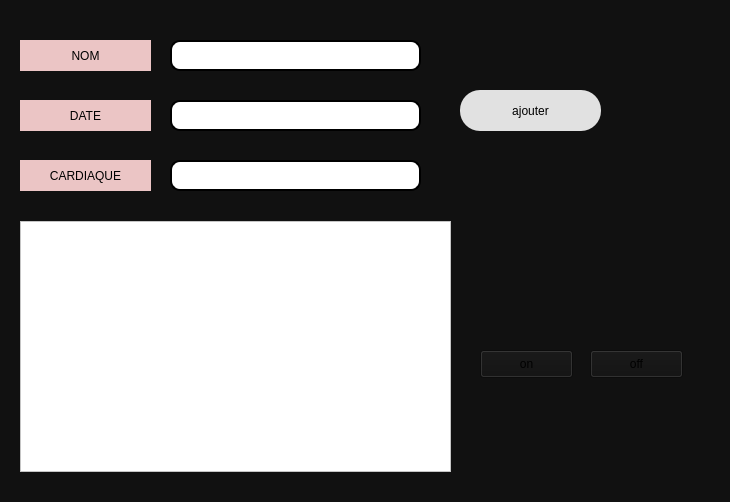
<?xml version="1.0" encoding="UTF-8"?>
<ui version="4.0">
 <class>patientarduino</class>
 <widget class="QDialog" name="patientarduino">
  <property name="geometry">
   <rect>
    <x>0</x>
    <y>0</y>
    <width>730</width>
    <height>502</height>
   </rect>
  </property>
  <property name="windowTitle">
   <string>Dialog</string>
  </property>
  <property name="styleSheet">
   <string notr="true">background-color: rgb(17, 17, 17);</string>
  </property>
  <widget class="QPushButton" name="pushButton_12">
   <property name="geometry">
    <rect>
     <x>20</x>
     <y>40</y>
     <width>131</width>
     <height>31</height>
    </rect>
   </property>
   <property name="styleSheet">
    <string notr="true">font: 75 8pt &quot;MS Shell Dlg 2&quot;;
border-radius: 20px;
color: black;
padding: 0 8px;
background: #ebc5c5;
font: bold, &quot;Comic Sans MS&quot;;;
text-align:center;</string>
   </property>
   <property name="text">
    <string>NOM</string>
   </property>
  </widget>
  <widget class="QLineEdit" name="datee">
   <property name="geometry">
    <rect>
     <x>170</x>
     <y>100</y>
     <width>251</width>
     <height>31</height>
    </rect>
   </property>
   <property name="styleSheet">
    <string notr="true">border: 2px solid black;
font: 75 8pt &quot;MS Shell Dlg 2&quot;;
border-radius: 10px;
padding: 0 8px;
background: white;
font: bold, &quot;Comic Sans MS&quot;;;
text-align:center;</string>
   </property>
   <property name="text">
    <string/>
   </property>
   <property name="clearButtonEnabled">
    <bool>true</bool>
   </property>
  </widget>
  <widget class="QLineEdit" name="coeur">
   <property name="geometry">
    <rect>
     <x>170</x>
     <y>160</y>
     <width>251</width>
     <height>31</height>
    </rect>
   </property>
   <property name="styleSheet">
    <string notr="true">border: 2px solid black;
font: 75 8pt &quot;MS Shell Dlg 2&quot;;
border-radius: 10px;
padding: 0 8px;
background: white;
font: bold, &quot;Comic Sans MS&quot;;;
text-align:center;</string>
   </property>
   <property name="text">
    <string/>
   </property>
   <property name="clearButtonEnabled">
    <bool>true</bool>
   </property>
  </widget>
  <widget class="QPushButton" name="pushButton_11">
   <property name="geometry">
    <rect>
     <x>20</x>
     <y>100</y>
     <width>131</width>
     <height>31</height>
    </rect>
   </property>
   <property name="styleSheet">
    <string notr="true">font: 75 8pt &quot;MS Shell Dlg 2&quot;;
border-radius: 20px;
color: black;
padding: 0 8px;
background: #ebc5c5;
font: bold, &quot;Comic Sans MS&quot;;;
text-align:center;</string>
   </property>
   <property name="text">
    <string>DATE</string>
   </property>
  </widget>
  <widget class="QPushButton" name="pushButton_3">
   <property name="geometry">
    <rect>
     <x>20</x>
     <y>160</y>
     <width>131</width>
     <height>31</height>
    </rect>
   </property>
   <property name="styleSheet">
    <string notr="true">font: 75 8pt &quot;MS Shell Dlg 2&quot;;
border-radius: 20px;
color: black;
padding: 0 8px;
background: #ebc5c5;
font: bold, &quot;Comic Sans MS&quot;;;
text-align:center;</string>
   </property>
   <property name="text">
    <string>CARDIAQUE</string>
   </property>
  </widget>
  <widget class="QLineEdit" name="nom">
   <property name="geometry">
    <rect>
     <x>170</x>
     <y>40</y>
     <width>251</width>
     <height>31</height>
    </rect>
   </property>
   <property name="styleSheet">
    <string notr="true">border: 2px solid black;
font: 75 8pt &quot;MS Shell Dlg 2&quot;;
border-radius: 10px;
padding: 0 8px;
background: white;
font: bold, &quot;Comic Sans MS&quot;;;
text-align:center;</string>
   </property>
   <property name="text">
    <string/>
   </property>
   <property name="clearButtonEnabled">
    <bool>true</bool>
   </property>
  </widget>
  <widget class="QLabel" name="label_3">
   <property name="geometry">
    <rect>
     <x>530</x>
     <y>310</y>
     <width>131</width>
     <height>21</height>
    </rect>
   </property>
   <property name="styleSheet">
    <string notr="true">color: rgb(255, 255, 255);</string>
   </property>
   <property name="text">
    <string/>
   </property>
  </widget>
  <widget class="QPushButton" name="pushButton_10">
   <property name="geometry">
    <rect>
     <x>460</x>
     <y>90</y>
     <width>141</width>
     <height>41</height>
    </rect>
   </property>
   <property name="styleSheet">
    <string notr="true">font: 75 8pt &quot;MS Shell Dlg 2&quot;;
border-radius: 20px;
color: black;
padding: 0 8px;
background: #E1E1E1;
font: bold, &quot;Comic Sans MS&quot;;;
text-align:center;</string>
   </property>
   <property name="text">
    <string>ajouter</string>
   </property>
  </widget>
  <widget class="QTableView" name="view">
   <property name="geometry">
    <rect>
     <x>20</x>
     <y>221</y>
     <width>431</width>
     <height>251</height>
    </rect>
   </property>
   <property name="styleSheet">
    <string notr="true">background-color: rgb(255, 255, 255);</string>
   </property>
  </widget>
  <widget class="QPushButton" name="pushButton">
   <property name="geometry">
    <rect>
     <x>480</x>
     <y>350</y>
     <width>93</width>
     <height>28</height>
    </rect>
   </property>
   <property name="text">
    <string>on</string>
   </property>
  </widget>
  <widget class="QPushButton" name="pushButton_2">
   <property name="geometry">
    <rect>
     <x>590</x>
     <y>350</y>
     <width>93</width>
     <height>28</height>
    </rect>
   </property>
   <property name="text">
    <string>off</string>
   </property>
  </widget>
 </widget>
 <resources/>
 <connections/>
</ui>
